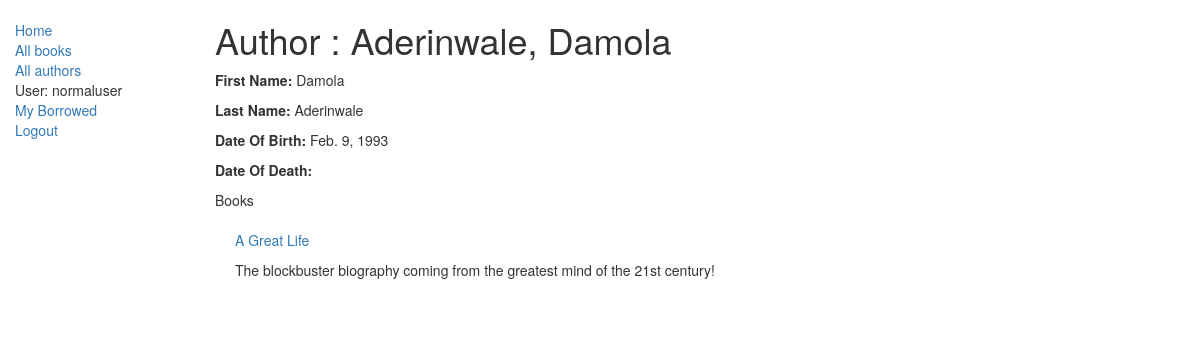
The app's page /catalog/author/1 (signed in) with its own data.
### catalog/models.py (models this page shows, shortened)
class Author(models.Model):
    firstName = models.CharField(max_length=100, verbose_name='First Name')
    lastName = models.CharField(max_length=100, verbose_name='Last Name')
    date_of_birth = models.DateField(null=True, blank=True)
    date_of_death = models.DateField('Died',null=True,blank=True)
    def __str__(self):
        return '%s, %s'%(self.lastName, self.firstName)

class Book(models.Model):
    title = models.CharField(max_length=200)
    author = models.ForeignKey('Author', on_delete=models.SET_NULL, null=True)
    summary = models.TextField(max_length=1000, help_text='Enter a brief description of the book')
    isbn = models.TextField('ISBN',max_length=13,help_text='13 character')
    genre = models.ManyToManyField(Genre, help_text='Select a genre for this book')
    language = models.ForeignKey('Language', on_delete=models.SET_NULL,null=True)
    def get_absolute_url(self):
        return reverse('book-detail', args=[str(self.id)])
    def display_genre(self):
        return ','.join([genre.name for genre in self.genre.all()[:3]])
    display_genre.short_description = 'Genre'

### catalog/views.py (the view)
# urls.py: url(r'^author/(?P<pk>\d+)$', views.AuthorDetailView.as_view(), name='author-detail')
class AuthorDetailView(LoginRequiredMixin,generic.DetailView):
    model = Author

### catalog/templates/catalog/author_detail.html
{% extends 'base_template.html' %}
{% block content %}
<h1>Author : {{author}}</h1>
<p><strong>First Name: </strong>{{author.firstName}}</p>
<p><strong>Last Name: </strong>{{author.lastName}}</p>
<p><strong>Date Of Birth: </strong>{{author.date_of_birth}}</p>
<p><strong>Date Of Death: </strong>{% if author.date_of_death %}{{author.date_of_death}}{% else %} {% endif %}</p>
<p>Books</p>
<div style="margin-left:20px;margin-top:20px">
    {% for book in author.book_set.all %}
    <a href="{{book.get_absolute_url}}"><p>{{book.title}}</p></a>
    <p>{{book.summary}}</p>
    <br/>
    {% endfor %}
</div>
{% endblock %}

### catalog/templates/base_template.html (shortened to what this page needs)
<!DOCTYPE html>
<html lang="en">
<head>
    <link rel="stylesheet" href="https://maxcdn.bootstrapcdn.com/bootstrap/3.3.7/css/bootstrap.min.css">
  {% load static %}
  <link rel="stylesheet" href="{% static 'css/styles.css' %}">
</head>
<body>
    <div class="container-fluid">
        <div class="row">
            <div class="col-sm-2">
                {% block sidebar %}
                <ul class="sidebar-nav">
                    <li><a href="{% url 'index' %}">Home</a></li>
                    <li><a href="{% url 'books' %}">All books</a></li>
                    <li><a href="{% url 'authors' %}">All authors</a></li>
                    {% if user.is_authenticated %}
                        <li>User: {{user.get_username}}</li>
                        <li><a href="{% url 'my-borrowed' %}">My Borrowed</a></li>
                        <li><a href="{% url 'logout' %}?next={{request.path}}">Logout</a></li>
                    {% else %}
                        <li><a href="{% url 'login'%}?next={{request.path}}">Login</a></li>
                    {% endif %}
                </ul>
                {% endblock %}
            </div>
            <div class="col-sm-10">
                {% block content %}{% endblock %}
            </div>
        </div>
    </div>
</body>
</html>

### catalog/static/css/styles.css (style rules this page uses)
.sidebar-nav { margin-top: 20px; padding: 0; list-style:none; }

### records on screen
Author: lastName+firstName "Aderinwale, Damola", firstName "Damola", lastName "Aderinwale", date_of_birth "Feb. 9, 1993"
Book: title "A Great Life", summary "The blockbuster biography coming from the greatest mind of the 21st century!"

### other values on screen
{{ user.get_username }} "normaluser"
